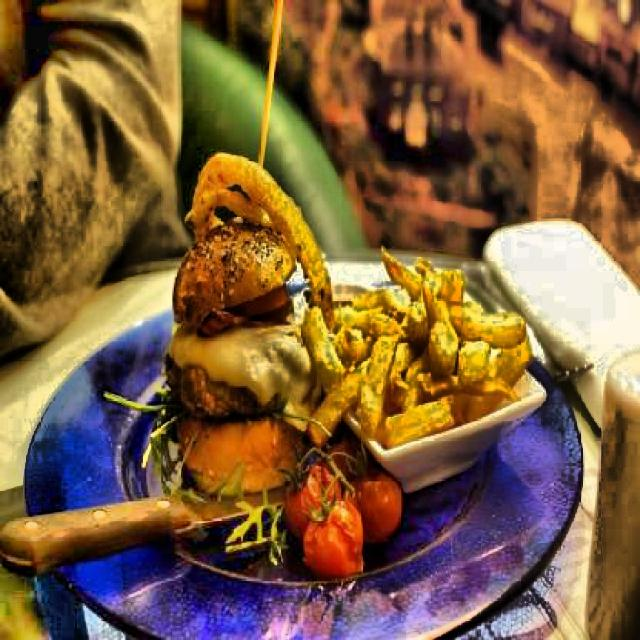
#> input picture image.jpg, 640 x 640 px
$ python -i predict.py   (imports and definitions only)
#> lines starting #> are read from the running program, lines starting #| are printed output that depends on the picture
"""
Inference script with advanced image preprocessing
Includes noise reduction, Gaussian blur, and contrast enhancement
"""

from ultralytics import YOLO
import cv2
import numpy as np

def preprocess_image(image_path):
    """
    Apply image preprocessing to improve detection quality

    Steps:
    1. Load image
    2. Denoise (remove noise)
    3. Gaussian blur (smooth image)
    4. Contrast enhancement (CLAHE)
    5. Sharpening (optional)

    Args:
        image_path: Path to input image

    Returns:
        Preprocessed image
    """
#> called with image_path = 'image.jpg'
    # Load image
    img = cv2.imread(image_path)
#> img is the input picture: shape (640, 640, 3); mean B, G, R 61.6, 94.3, 125.5
    if img is None:
        raise ValueError(f"Could not load image: {image_path}")

    print("🔄 Preprocessing image...")
    print("   Step 1: Denoising (removing noise)...")
    # Apply Non-local Means Denoising to remove noise
    # h=10: Filter strength (higher = more denoising)
    denoised = cv2.fastNlMeansDenoisingColored(img, None, h=10, hColor=10,
                                                templateWindowSize=7, searchWindowSize=21)

    print("   Step 2: Applying Gaussian blur...")
    # Apply Gaussian blur to smooth the image
    # (5, 5): Kernel size, 0: sigma (auto-calculated)
    blurred = cv2.GaussianBlur(denoised, (5, 5), 0)
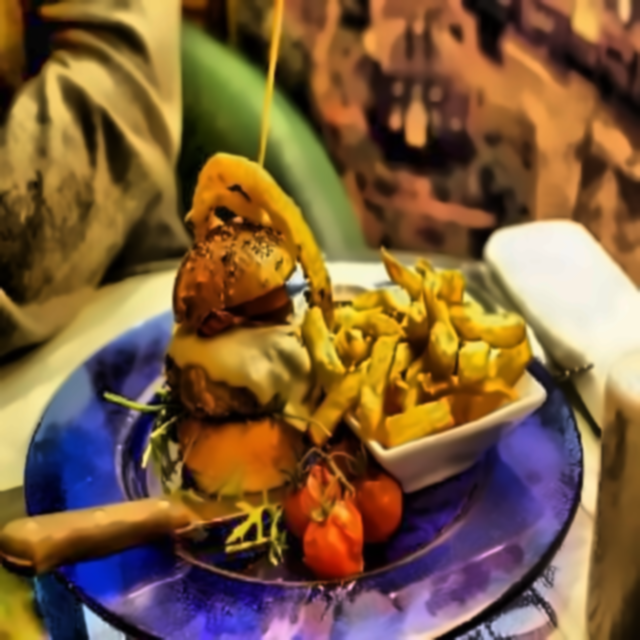
#> blurred: shape (640, 640, 3); mean B, G, R 60.5, 93.7, 125.6

    print("   Step 3: Enhancing contrast (CLAHE)...")
    # Convert to LAB color space for better contrast enhancement
    lab = cv2.cvtColor(blurred, cv2.COLOR_BGR2LAB)
#> lab: shape (640, 640, 3); mean of channels 0, 1, 2 107, 139.5, 150
    l, a, b = cv2.split(lab)
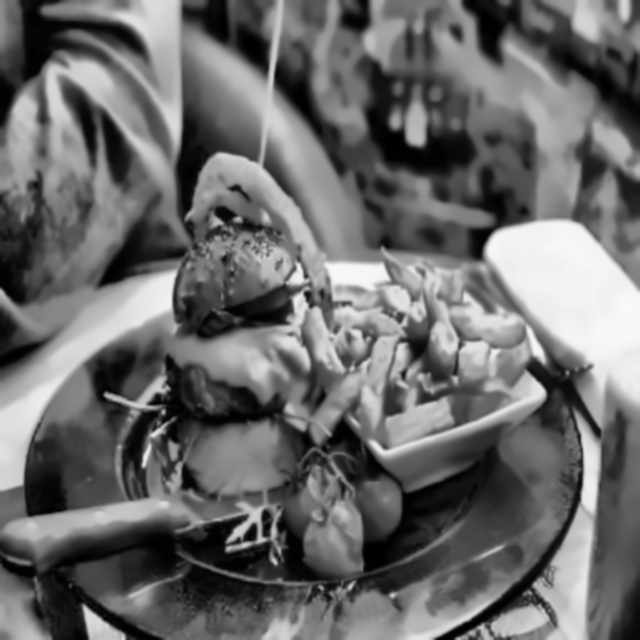
#> l: shape (640, 640); min 0, max 250, mean 107
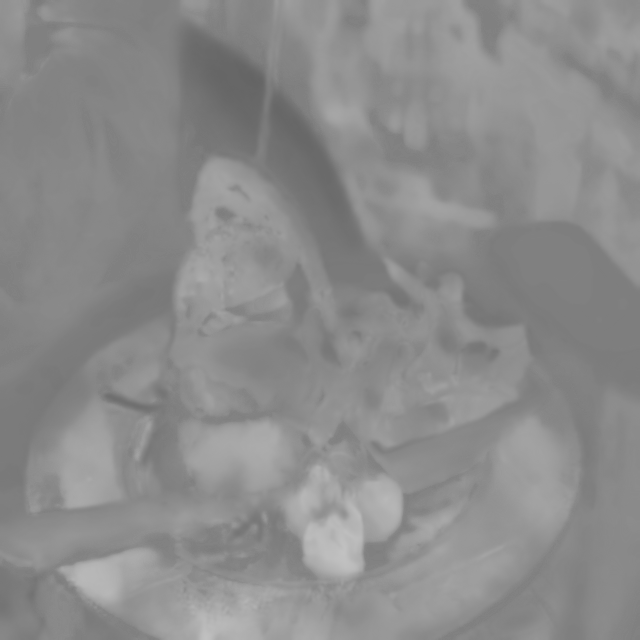
#> a: shape (640, 640); min 100, max 194, mean 139.5
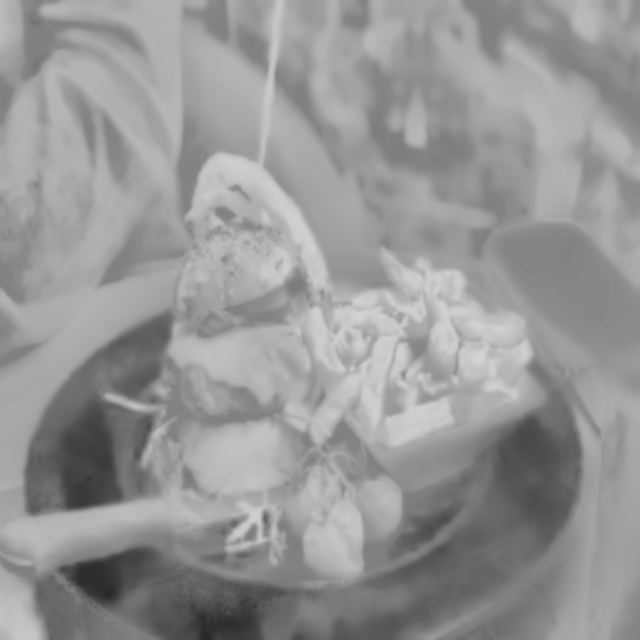
#> b: shape (640, 640); min 39, max 213, mean 150

    # Apply CLAHE (Contrast Limited Adaptive Histogram Equalization)
    clahe = cv2.createCLAHE(clipLimit=2.0, tileGridSize=(8, 8))
    l = clahe.apply(l)
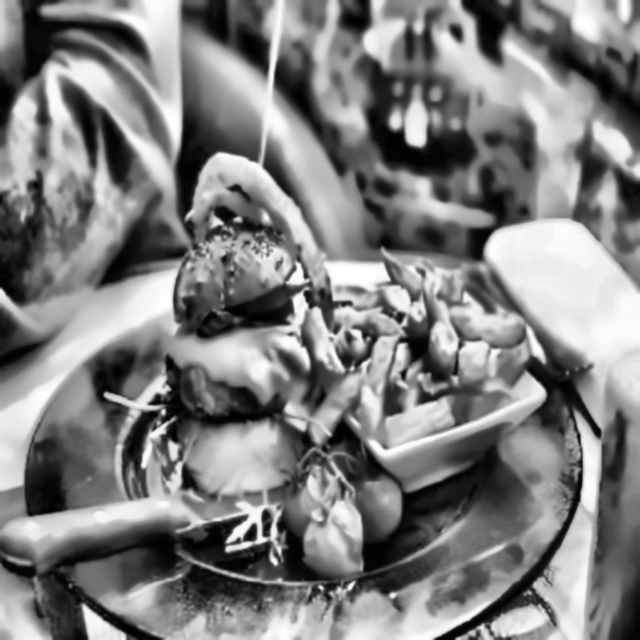
#> l: shape (640, 640); min 0, max 255, mean 127.9

    # Merge channels and convert back to BGR
    enhanced = cv2.merge([l, a, b])
#> enhanced: shape (640, 640, 3); mean of channels 0, 1, 2 127.9, 139.5, 150
    enhanced = cv2.cvtColor(enhanced, cv2.COLOR_LAB2BGR)
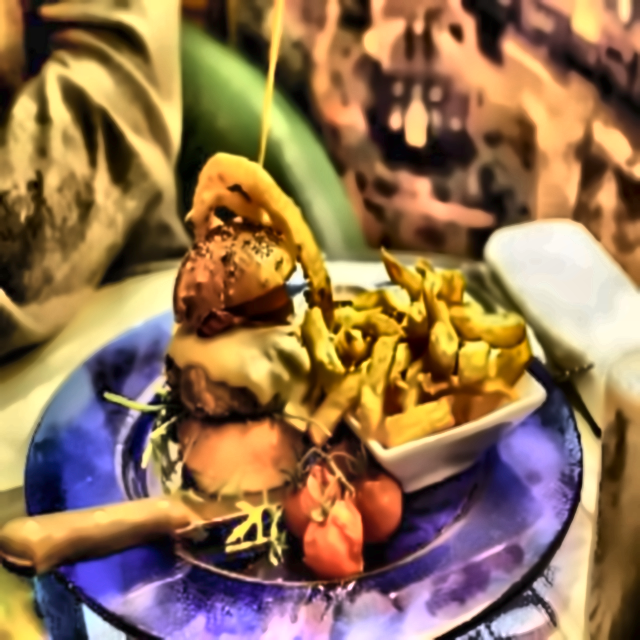
#> enhanced: shape (640, 640, 3); mean B, G, R 82.1, 114.8, 146.8

    print("   Step 4: Sharpening image...")
    # Create sharpening kernel
    kernel = np.array([[-1, -1, -1],
                       [-1,  9, -1],
                       [-1, -1, -1]])
    sharpened = cv2.filter2D(enhanced, -1, kernel)
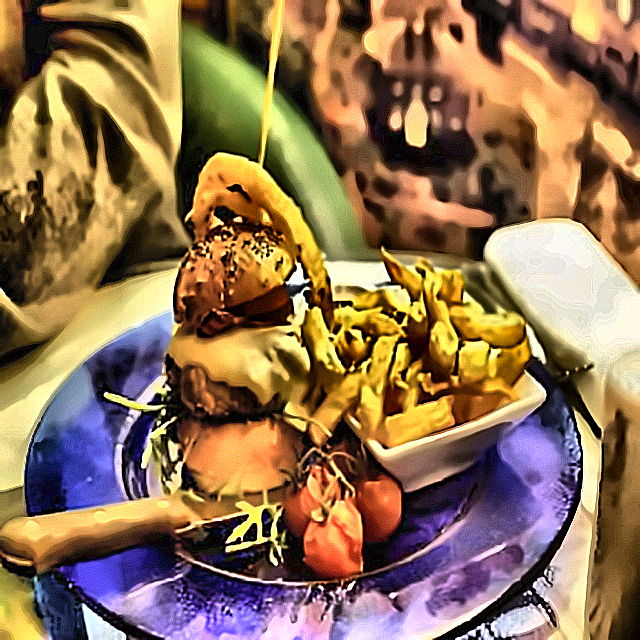
#> sharpened: shape (640, 640, 3); mean B, G, R 83.1, 115, 144.9

    # Save preprocessed image for comparison
    cv2.imwrite('preprocessed_image.jpg', sharpened)
    print("   ✅ Preprocessed image saved as 'preprocessed_image.jpg'")

    return sharpened

# Load model
# [1 line that did not run here, left out]

# Path to image
image_path = 'image.jpg'

# Preprocess image
preprocessed_img = preprocess_image(image_path)

# Run inference on preprocessed image
# [1 line not run here, left out]
# [1 line that did not run here, left out]

# Display results
# [19 lines not run here, left out]

>>> result = preprocess_image('image.jpg')
